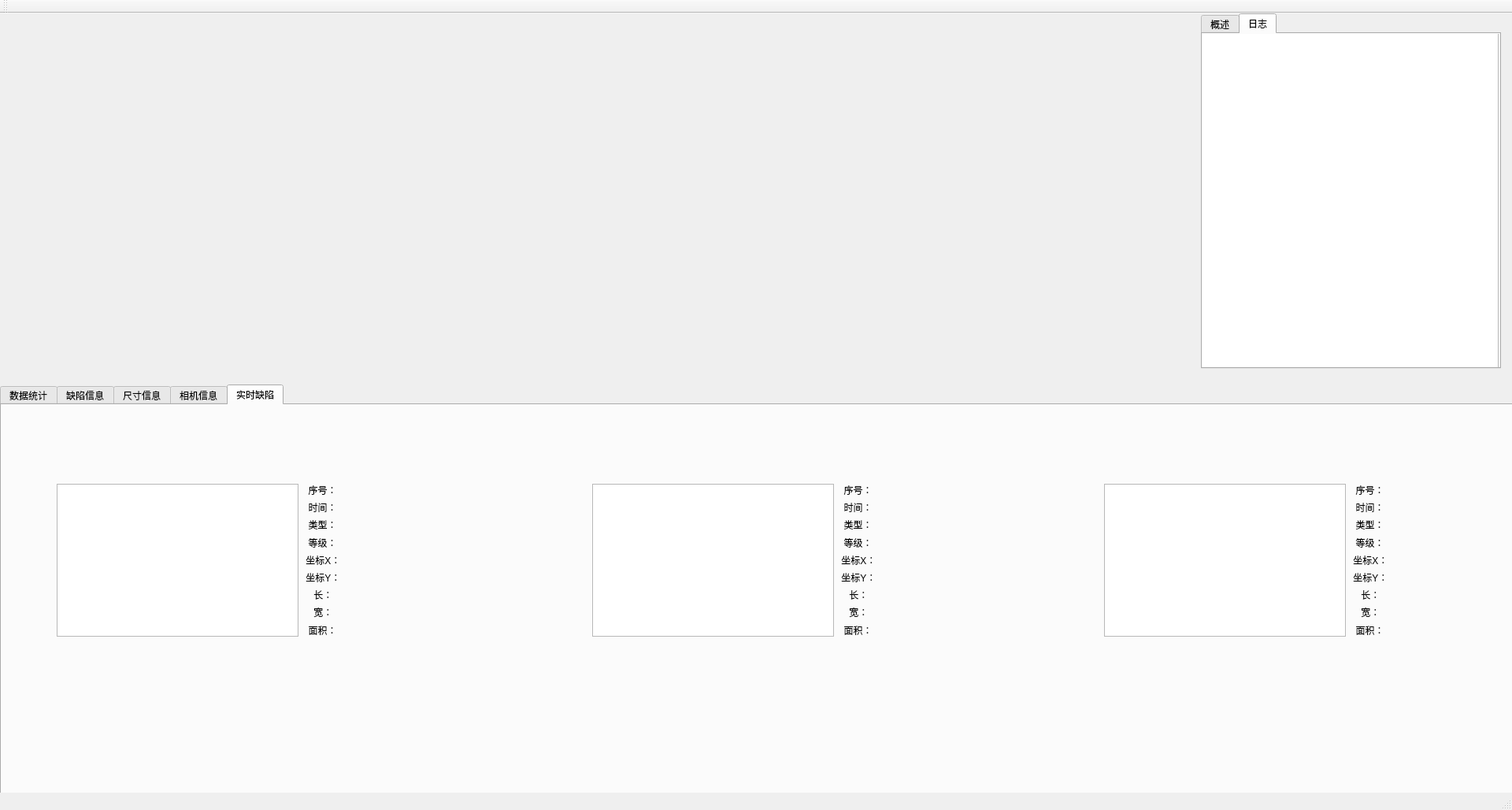
<?xml version="1.0" encoding="UTF-8"?>
<ui version="4.0">
 <class>MainWindow</class>
 <widget class="QMainWindow" name="MainWindow">
  <property name="geometry">
   <rect>
    <x>0</x>
    <y>0</y>
    <width>1920</width>
    <height>1028</height>
   </rect>
  </property>
  <property name="sizePolicy">
   <sizepolicy hsizetype="Preferred" vsizetype="Preferred">
    <horstretch>0</horstretch>
    <verstretch>0</verstretch>
   </sizepolicy>
  </property>
  <property name="maximumSize">
   <size>
    <width>2000</width>
    <height>16777215</height>
   </size>
  </property>
  <property name="windowTitle">
   <string>MainWindow</string>
  </property>
  <property name="layoutDirection">
   <enum>Qt::LeftToRight</enum>
  </property>
  <property name="autoFillBackground">
   <bool>true</bool>
  </property>
  <widget class="QWidget" name="centralwidget">
   <widget class="QTabWidget" name="tabWidget_2">
    <property name="geometry">
     <rect>
      <x>0</x>
      <y>471</y>
      <width>1921</width>
      <height>681</height>
     </rect>
    </property>
    <property name="currentIndex">
     <number>4</number>
    </property>
    <widget class="QWidget" name="tab_3">
     <attribute name="title">
      <string>数据统计</string>
     </attribute>
     <widget class="QTableWidget" name="glassstatictablewidget">
      <property name="geometry">
       <rect>
        <x>2</x>
        <y>0</y>
        <width>1911</width>
        <height>441</height>
       </rect>
      </property>
     </widget>
    </widget>
    <widget class="QWidget" name="tab_4">
     <attribute name="title">
      <string>缺陷信息</string>
     </attribute>
     <widget class="QLabel" name="label_15">
      <property name="geometry">
       <rect>
        <x>790</x>
        <y>60</y>
        <width>54</width>
        <height>12</height>
       </rect>
      </property>
      <property name="text">
       <string>光场3</string>
      </property>
     </widget>
     <widget class="QLabel" name="label_14">
      <property name="geometry">
       <rect>
        <x>480</x>
        <y>60</y>
        <width>54</width>
        <height>12</height>
       </rect>
      </property>
      <property name="text">
       <string>光场2</string>
      </property>
     </widget>
     <widget class="QGraphicsView" name="graphicsView_2">
      <property name="geometry">
       <rect>
        <x>350</x>
        <y>100</y>
        <width>281</width>
        <height>251</height>
       </rect>
      </property>
     </widget>
     <widget class="QGraphicsView" name="graphicsView_3">
      <property name="geometry">
       <rect>
        <x>670</x>
        <y>100</y>
        <width>281</width>
        <height>251</height>
       </rect>
      </property>
     </widget>
     <widget class="QLabel" name="label_13">
      <property name="geometry">
       <rect>
        <x>140</x>
        <y>60</y>
        <width>54</width>
        <height>12</height>
       </rect>
      </property>
      <property name="text">
       <string>光场1</string>
      </property>
     </widget>
     <widget class="QGraphicsView" name="graphicsView">
      <property name="geometry">
       <rect>
        <x>30</x>
        <y>100</y>
        <width>281</width>
        <height>251</height>
       </rect>
      </property>
     </widget>
     <widget class="QTableWidget" name="SingleFlawtableWidget">
      <property name="geometry">
       <rect>
        <x>990</x>
        <y>40</y>
        <width>901</width>
        <height>391</height>
       </rect>
      </property>
      <column>
       <property name="text">
        <string>序号</string>
       </property>
      </column>
      <column>
       <property name="text">
        <string>时间</string>
       </property>
      </column>
      <column>
       <property name="text">
        <string>类型</string>
       </property>
      </column>
      <column>
       <property name="text">
        <string>等级</string>
       </property>
      </column>
      <column>
       <property name="text">
        <string>坐标X</string>
       </property>
      </column>
      <column>
       <property name="text">
        <string>坐标Y</string>
       </property>
      </column>
      <column>
       <property name="text">
        <string>长</string>
       </property>
      </column>
      <column>
       <property name="text">
        <string>宽</string>
       </property>
      </column>
      <column>
       <property name="text">
        <string>面积</string>
       </property>
      </column>
     </widget>
    </widget>
    <widget class="QWidget" name="tab_5">
     <attribute name="title">
      <string>尺寸信息</string>
     </attribute>
     <widget class="QTableWidget" name="singleSizeTableWidget">
      <property name="geometry">
       <rect>
        <x>1190</x>
        <y>50</y>
        <width>701</width>
        <height>381</height>
       </rect>
      </property>
      <column>
       <property name="text">
        <string>序号</string>
       </property>
      </column>
      <column>
       <property name="text">
        <string>时间</string>
       </property>
      </column>
      <column>
       <property name="text">
        <string>等级</string>
       </property>
      </column>
      <column>
       <property name="text">
        <string>长X(mm）</string>
       </property>
      </column>
      <column>
       <property name="text">
        <string>宽Y(mm)</string>
       </property>
      </column>
      <column>
       <property name="text">
        <string>边距X(mm)</string>
       </property>
      </column>
      <column>
       <property name="text">
        <string>边距Y(mm)</string>
       </property>
      </column>
     </widget>
     <widget class="QGraphicsView" name="graphicsView_outLine">
      <property name="geometry">
       <rect>
        <x>80</x>
        <y>80</y>
        <width>611</width>
        <height>301</height>
       </rect>
      </property>
     </widget>
     <widget class="QGraphicsView" name="graphicsView_Field">
      <property name="geometry">
       <rect>
        <x>790</x>
        <y>80</y>
        <width>361</width>
        <height>301</height>
       </rect>
      </property>
     </widget>
    </widget>
    <widget class="QWidget" name="tab_6">
     <attribute name="title">
      <string>相机信息</string>
     </attribute>
    </widget>
    <widget class="QWidget" name="tab_9">
     <attribute name="title">
      <string>实时缺陷</string>
     </attribute>
     <widget class="QWidget" name="layoutWidget">
      <property name="geometry">
       <rect>
        <x>1400</x>
        <y>100</y>
        <width>374</width>
        <height>194</height>
       </rect>
      </property>
      <layout class="QHBoxLayout" name="horizontalLayout">
       <item>
        <widget class="QGraphicsView" name="graphicsView_Field3"/>
       </item>
       <item>
        <layout class="QFormLayout" name="formLayout_3">
         <item row="0" column="0">
          <widget class="QLabel" name="label_62">
           <property name="text">
            <string>  序号：</string>
           </property>
          </widget>
         </item>
         <item row="0" column="1">
          <widget class="QLabel" name="defectID3LB">
           <property name="text">
            <string/>
           </property>
          </widget>
         </item>
         <item row="1" column="0">
          <widget class="QLabel" name="label_64">
           <property name="text">
            <string>  时间：</string>
           </property>
          </widget>
         </item>
         <item row="1" column="1">
          <widget class="QLabel" name="defectTime3LB">
           <property name="text">
            <string/>
           </property>
          </widget>
         </item>
         <item row="2" column="0">
          <widget class="QLabel" name="label_66">
           <property name="text">
            <string>  类型：</string>
           </property>
          </widget>
         </item>
         <item row="2" column="1">
          <widget class="QLabel" name="defectType3LB">
           <property name="text">
            <string/>
           </property>
          </widget>
         </item>
         <item row="3" column="0">
          <widget class="QLabel" name="label_68">
           <property name="text">
            <string>  等级：</string>
           </property>
          </widget>
         </item>
         <item row="3" column="1">
          <widget class="QLabel" name="defectLevel3LB">
           <property name="text">
            <string/>
           </property>
          </widget>
         </item>
         <item row="4" column="0">
          <widget class="QLabel" name="label_70">
           <property name="text">
            <string> 坐标X：</string>
           </property>
          </widget>
         </item>
         <item row="4" column="1">
          <widget class="QLabel" name="defectX3LB">
           <property name="text">
            <string/>
           </property>
          </widget>
         </item>
         <item row="5" column="0">
          <widget class="QLabel" name="label_72">
           <property name="text">
            <string> 坐标Y：</string>
           </property>
          </widget>
         </item>
         <item row="5" column="1">
          <widget class="QLabel" name="defectY3LB">
           <property name="text">
            <string/>
           </property>
          </widget>
         </item>
         <item row="6" column="0">
          <widget class="QLabel" name="label_74">
           <property name="text">
            <string>    长：</string>
           </property>
          </widget>
         </item>
         <item row="6" column="1">
          <widget class="QLabel" name="defectLength3LB">
           <property name="text">
            <string/>
           </property>
          </widget>
         </item>
         <item row="7" column="0">
          <widget class="QLabel" name="label_76">
           <property name="text">
            <string>    宽：</string>
           </property>
          </widget>
         </item>
         <item row="7" column="1">
          <widget class="QLabel" name="defectWidth3LB">
           <property name="text">
            <string/>
           </property>
          </widget>
         </item>
         <item row="8" column="0">
          <widget class="QLabel" name="label_78">
           <property name="text">
            <string>  面积：</string>
           </property>
          </widget>
         </item>
         <item row="8" column="1">
          <widget class="QLabel" name="defectArea3LB">
           <property name="text">
            <string/>
           </property>
          </widget>
         </item>
        </layout>
       </item>
      </layout>
     </widget>
     <widget class="QWidget" name="layoutWidget">
      <property name="geometry">
       <rect>
        <x>750</x>
        <y>100</y>
        <width>374</width>
        <height>194</height>
       </rect>
      </property>
      <layout class="QHBoxLayout" name="horizontalLayout_2">
       <item>
        <widget class="QGraphicsView" name="graphicsView_Field2"/>
       </item>
       <item>
        <layout class="QFormLayout" name="formLayout_2">
         <item row="0" column="0">
          <widget class="QLabel" name="label_44">
           <property name="text">
            <string>  序号：</string>
           </property>
          </widget>
         </item>
         <item row="0" column="1">
          <widget class="QLabel" name="defectID2LB">
           <property name="text">
            <string/>
           </property>
          </widget>
         </item>
         <item row="1" column="0">
          <widget class="QLabel" name="label_46">
           <property name="text">
            <string>  时间：</string>
           </property>
          </widget>
         </item>
         <item row="1" column="1">
          <widget class="QLabel" name="defectTime2LB">
           <property name="text">
            <string/>
           </property>
          </widget>
         </item>
         <item row="2" column="0">
          <widget class="QLabel" name="label_48">
           <property name="text">
            <string>  类型：</string>
           </property>
          </widget>
         </item>
         <item row="2" column="1">
          <widget class="QLabel" name="defectType2LB">
           <property name="text">
            <string/>
           </property>
          </widget>
         </item>
         <item row="3" column="0">
          <widget class="QLabel" name="label_50">
           <property name="text">
            <string>  等级：</string>
           </property>
          </widget>
         </item>
         <item row="3" column="1">
          <widget class="QLabel" name="defectLevel2LB">
           <property name="text">
            <string/>
           </property>
          </widget>
         </item>
         <item row="4" column="0">
          <widget class="QLabel" name="label_52">
           <property name="text">
            <string> 坐标X：</string>
           </property>
          </widget>
         </item>
         <item row="4" column="1">
          <widget class="QLabel" name="defectX2LB">
           <property name="text">
            <string/>
           </property>
          </widget>
         </item>
         <item row="5" column="0">
          <widget class="QLabel" name="label_54">
           <property name="text">
            <string> 坐标Y：</string>
           </property>
          </widget>
         </item>
         <item row="5" column="1">
          <widget class="QLabel" name="defectY2LB">
           <property name="text">
            <string/>
           </property>
          </widget>
         </item>
         <item row="6" column="0">
          <widget class="QLabel" name="label_56">
           <property name="text">
            <string>    长：</string>
           </property>
          </widget>
         </item>
         <item row="6" column="1">
          <widget class="QLabel" name="defectLength2LB">
           <property name="text">
            <string/>
           </property>
          </widget>
         </item>
         <item row="7" column="0">
          <widget class="QLabel" name="label_58">
           <property name="text">
            <string>    宽：</string>
           </property>
          </widget>
         </item>
         <item row="7" column="1">
          <widget class="QLabel" name="defectWidth2LB">
           <property name="text">
            <string/>
           </property>
          </widget>
         </item>
         <item row="8" column="0">
          <widget class="QLabel" name="label_60">
           <property name="text">
            <string>  面积：</string>
           </property>
          </widget>
         </item>
         <item row="8" column="1">
          <widget class="QLabel" name="defectArea2LB">
           <property name="text">
            <string/>
           </property>
          </widget>
         </item>
        </layout>
       </item>
      </layout>
     </widget>
     <widget class="QWidget" name="layoutWidget">
      <property name="geometry">
       <rect>
        <x>70</x>
        <y>100</y>
        <width>374</width>
        <height>194</height>
       </rect>
      </property>
      <layout class="QHBoxLayout" name="horizontalLayout_4">
       <item>
        <widget class="QGraphicsView" name="graphicsView_Field1"/>
       </item>
       <item>
        <layout class="QFormLayout" name="formLayout">
         <item row="0" column="0">
          <widget class="QLabel" name="label_26">
           <property name="text">
            <string>  序号：</string>
           </property>
          </widget>
         </item>
         <item row="0" column="1">
          <widget class="QLabel" name="defectID1LB">
           <property name="text">
            <string/>
           </property>
          </widget>
         </item>
         <item row="1" column="0">
          <widget class="QLabel" name="label_28">
           <property name="text">
            <string>  时间：</string>
           </property>
          </widget>
         </item>
         <item row="1" column="1">
          <widget class="QLabel" name="defectTime1LB">
           <property name="text">
            <string/>
           </property>
          </widget>
         </item>
         <item row="2" column="0">
          <widget class="QLabel" name="label_30">
           <property name="text">
            <string>  类型：</string>
           </property>
          </widget>
         </item>
         <item row="2" column="1">
          <widget class="QLabel" name="defectType1LB">
           <property name="text">
            <string/>
           </property>
          </widget>
         </item>
         <item row="3" column="0">
          <widget class="QLabel" name="label_31">
           <property name="text">
            <string>  等级：</string>
           </property>
          </widget>
         </item>
         <item row="3" column="1">
          <widget class="QLabel" name="defectLevel1LB">
           <property name="text">
            <string/>
           </property>
          </widget>
         </item>
         <item row="4" column="0">
          <widget class="QLabel" name="label_34">
           <property name="text">
            <string> 坐标X：</string>
           </property>
          </widget>
         </item>
         <item row="4" column="1">
          <widget class="QLabel" name="defectX1LB">
           <property name="text">
            <string/>
           </property>
          </widget>
         </item>
         <item row="5" column="0">
          <widget class="QLabel" name="label_36">
           <property name="text">
            <string> 坐标Y：</string>
           </property>
          </widget>
         </item>
         <item row="5" column="1">
          <widget class="QLabel" name="defectY1LB">
           <property name="text">
            <string/>
           </property>
          </widget>
         </item>
         <item row="6" column="0">
          <widget class="QLabel" name="label_38">
           <property name="text">
            <string>    长：</string>
           </property>
          </widget>
         </item>
         <item row="6" column="1">
          <widget class="QLabel" name="defectLength1LB">
           <property name="text">
            <string/>
           </property>
          </widget>
         </item>
         <item row="7" column="0">
          <widget class="QLabel" name="label_39">
           <property name="text">
            <string>    宽：</string>
           </property>
          </widget>
         </item>
         <item row="7" column="1">
          <widget class="QLabel" name="defectWidth1LB">
           <property name="text">
            <string/>
           </property>
          </widget>
         </item>
         <item row="8" column="0">
          <widget class="QLabel" name="label_40">
           <property name="text">
            <string>  面积：</string>
           </property>
          </widget>
         </item>
         <item row="8" column="1">
          <widget class="QLabel" name="defectArea1LB">
           <property name="text">
            <string/>
           </property>
          </widget>
         </item>
        </layout>
       </item>
      </layout>
     </widget>
    </widget>
   </widget>
   <widget class="QTabWidget" name="tabWidget_3">
    <property name="geometry">
     <rect>
      <x>1525</x>
      <y>0</y>
      <width>381</width>
      <height>451</height>
     </rect>
    </property>
    <property name="currentIndex">
     <number>1</number>
    </property>
    <widget class="QWidget" name="tab_summary">
     <attribute name="title">
      <string>概述</string>
     </attribute>
     <widget class="QWidget" name="layoutWidget_3">
      <property name="geometry">
       <rect>
        <x>6</x>
        <y>191</y>
        <width>361</width>
        <height>171</height>
       </rect>
      </property>
      <layout class="QGridLayout" name="gridLayout_2">
       <item row="0" column="0">
        <widget class="QLabel" name="label_16">
         <property name="text">
          <string>玻璃总数：</string>
         </property>
        </widget>
       </item>
       <item row="0" column="1">
        <widget class="QLineEdit" name="glassTotalCountLE"/>
       </item>
       <item row="0" column="2">
        <widget class="QLabel" name="label_5">
         <property name="text">
          <string>当前玻璃状态：</string>
         </property>
        </widget>
       </item>
       <item row="1" column="0">
        <widget class="QLabel" name="label_17">
         <property name="text">
          <string>OK:</string>
         </property>
        </widget>
       </item>
       <item row="1" column="1">
        <widget class="QLineEdit" name="glassOKCount"/>
       </item>
       <item row="1" column="2">
        <widget class="QLabel" name="label_18">
         <property name="text">
          <string>NG:</string>
         </property>
        </widget>
       </item>
       <item row="1" column="3">
        <widget class="QLineEdit" name="glassNGCount"/>
       </item>
       <item row="2" column="0">
        <widget class="QLabel" name="label_19">
         <property name="text">
          <string>合格率：</string>
         </property>
        </widget>
       </item>
       <item row="2" column="1">
        <widget class="QLineEdit" name="qualicaficationRateLE"/>
       </item>
       <item row="2" column="2">
        <widget class="QLabel" name="label_20">
         <property name="text">
          <string>异常数：</string>
         </property>
        </widget>
       </item>
       <item row="2" column="3">
        <widget class="QLineEdit" name="ExceptionCountLE"/>
       </item>
       <item row="3" column="0">
        <widget class="QLabel" name="label_21">
         <property name="text">
          <string>已分拣：</string>
         </property>
        </widget>
       </item>
       <item row="3" column="1">
        <widget class="QLineEdit" name="hasSortCountLE"/>
       </item>
       <item row="3" column="2">
        <widget class="QLabel" name="label_22">
         <property name="text">
          <string>待分拣：</string>
         </property>
        </widget>
       </item>
       <item row="3" column="3">
        <widget class="QLineEdit" name="NoSortCountLE"/>
       </item>
       <item row="0" column="3">
        <widget class="QLabel" name="currentGlassStatus">
         <property name="text">
          <string/>
         </property>
        </widget>
       </item>
      </layout>
     </widget>
     <widget class="QWidget" name="layoutWidget_4">
      <property name="geometry">
       <rect>
        <x>6</x>
        <y>24</y>
        <width>361</width>
        <height>111</height>
       </rect>
      </property>
      <layout class="QVBoxLayout" name="verticalLayout_2">
       <item>
        <layout class="QHBoxLayout" name="horizontalLayout_3">
         <item>
          <widget class="QLabel" name="weekLB">
           <property name="text">
            <string/>
           </property>
          </widget>
         </item>
         <item>
          <widget class="QLabel" name="YearMonthDayLB">
           <property name="text">
            <string/>
           </property>
          </widget>
         </item>
        </layout>
       </item>
       <item>
        <widget class="QLabel" name="timeLB">
         <property name="text">
          <string/>
         </property>
        </widget>
       </item>
      </layout>
     </widget>
    </widget>
    <widget class="QWidget" name="tab_information">
     <attribute name="title">
      <string>日志</string>
     </attribute>
     <widget class="QListWidget" name="loglistWidget">
      <property name="geometry">
       <rect>
        <x>-5</x>
        <y>-9</y>
        <width>381</width>
        <height>441</height>
       </rect>
      </property>
     </widget>
    </widget>
   </widget>
   <widget class="QwtPlot" name="qwtPlot">
    <property name="geometry">
     <rect>
      <x>0</x>
      <y>0</y>
      <width>1511</width>
      <height>451</height>
     </rect>
    </property>
   </widget>
  </widget>
  <widget class="QMenuBar" name="menubar">
   <property name="geometry">
    <rect>
     <x>0</x>
     <y>0</y>
     <width>1920</width>
     <height>23</height>
    </rect>
   </property>
  </widget>
  <widget class="QStatusBar" name="statusbar"/>
  <widget class="QToolBar" name="toolBar">
   <property name="windowTitle">
    <string>toolBar</string>
   </property>
   <attribute name="toolBarArea">
    <enum>TopToolBarArea</enum>
   </attribute>
   <attribute name="toolBarBreak">
    <bool>false</bool>
   </attribute>
  </widget>
 </widget>
 <customwidgets>
  <customwidget>
   <class>QwtPlot</class>
   <extends>QFrame</extends>
   <header>qwt_plot.h</header>
   <container>1</container>
  </customwidget>
 </customwidgets>
 <resources/>
 <connections/>
</ui>
